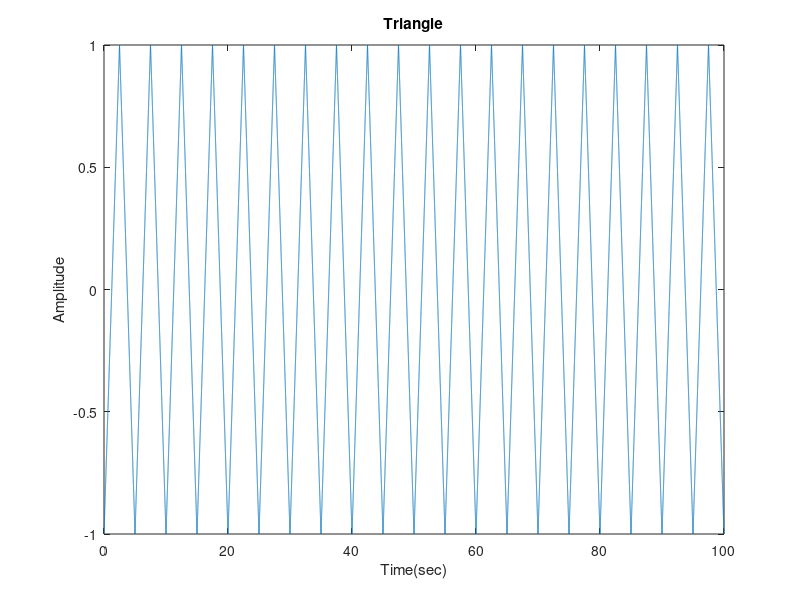

Recreate this plot in MATLAB.
fr = 2000;
t = 0:1/fr:100;
tr = sawtooth(0.4*pi*t, 0.5); %semnal triunghiular cu perioada 5 secunde
plot(t, tr);
xlabel('Time(sec)')
ylabel('Amplitude')
title('Triangle')
